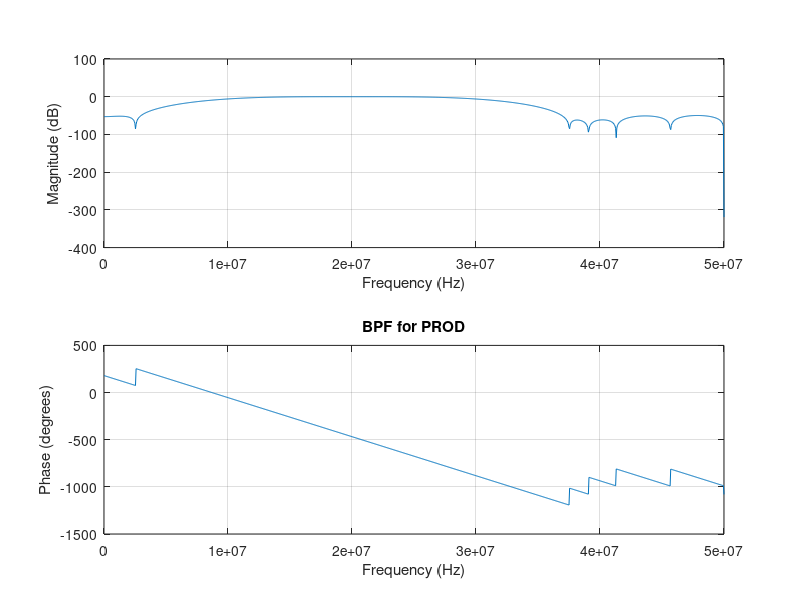

Here is the MATLAB script that generated this plot:
% FIR Bandpass for EEP
% modified from code for ZUUM
% SZ, April 2015
%
% This script generates the fixed point coefficients used in the Xilinx
% FPGA FIR Filters and Matlab Emulator.
%
% Copyright (c) 2015 Volcano corporation
%
% output floating point form
%
% 12/12/2017    Adapted for Prodigy


%% this code is updated to match optimization settings developed by Andy Hancock
%% AH 06/23/2015

%% starting from floating point 

Fs = 200;       % MHz, sampling frequency
decimaterate = 2;
Fs = Fs/decimaterate;

% for 20MHz Prodigy
fc1 = 10;       % MHz, lower cutoff
fc2 = 30;       % MHz, higher cutoff
N = 23;         % filter order, match previous version by Andy H.

% design using fir1, Hamming window (default)
b = fir1(N,[fc1 fc2]*2/Fs,'bandpass');

% gain factor to deal with insertion loss if needed  
gain_factor = 0; % in units of dB

filter_coef_float=b.*10^(gain_factor./20);

figure; % plot filter frequency response
freqz(filter_coef_float,1,1024,Fs*10^6);
title('BPF for PROD');

% define gain range available for the current filter design used
if log2(sum(abs(filter_coef_float)))>1;
    warning('Insufficient Headroom for the desired gain boost');
end    

number_fractional_bits = 15;

% Convert to fixed point by scaling up, rounding, and scaling downs
temp = round(filter_coef_float*(2^number_fractional_bits));
filter_coef_fixed =temp/2^number_fractional_bits;

filter_coef = int32(temp);

%% save file, Matlab mat file
save BPF_24Tap_10_30Mhz.mat filter_coef filter_coef_float;

if 0

%% save to .coe file, fixed point
fname = 'prod_bpf.coe';

% open the output file
fid = fopen(fname,'wt');

% check...
if (fid < 0)
   error('cannot open output file')
end

% set up header
fprintf(fid,'radix = 10;\n');
fprintf(fid,'coefdata = \n');

for jj = 1:length(filter_coef_fixed)-1
    fprintf(fid,'%22.16f,\n',filter_coef_fixed(jj));
end
fprintf(fid,'%22.16f;\n',filter_coef_fixed(jj+1));
fclose(fid);

%% save to .coe file, int16, added by LHK
fname = 'prod_bpf_int16.coe';

filter_coef_int16 = int16(temp);
clear temp;

% open the output file
fid = fopen(fname,'wt');

% check...
if (fid < 0)
   error('cannot open output file')
end

% set up header
fprintf(fid,'radix = 10;\n');
fprintf(fid,'coefdata = \n');

for jj = 1:length(filter_coef_int16)-1
    fprintf(fid,'%d,\n',filter_coef_int16(jj));
end
fprintf(fid,'%d;\n',filter_coef_int16(jj+1));
fclose(fid);
end
